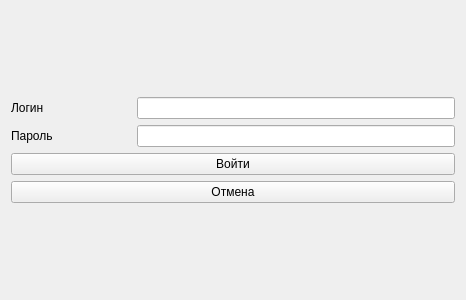
<?xml version="1.0" encoding="UTF-8"?>
<ui version="4.0">
 <class>Form</class>
 <widget class="QWidget" name="Form">
  <property name="geometry">
   <rect>
    <x>0</x>
    <y>0</y>
    <width>466</width>
    <height>300</height>
   </rect>
  </property>
  <property name="windowTitle">
   <string>Login</string>
  </property>
  <layout class="QGridLayout" name="gridLayout">
   <item row="0" column="0">
    <layout class="QVBoxLayout" name="verticalLayout">
     <item>
      <layout class="QHBoxLayout" name="horizontalLayout">
       <item>
        <widget class="QLabel" name="label">
         <property name="minimumSize">
          <size>
           <width>120</width>
           <height>20</height>
          </size>
         </property>
         <property name="maximumSize">
          <size>
           <width>120</width>
           <height>20</height>
          </size>
         </property>
         <property name="text">
          <string>Логин</string>
         </property>
        </widget>
       </item>
       <item>
        <widget class="QLineEdit" name="lineEdit_name"/>
       </item>
      </layout>
     </item>
     <item>
      <layout class="QHBoxLayout" name="horizontalLayout_2">
       <item>
        <widget class="QLabel" name="label_2">
         <property name="minimumSize">
          <size>
           <width>120</width>
           <height>20</height>
          </size>
         </property>
         <property name="maximumSize">
          <size>
           <width>120</width>
           <height>20</height>
          </size>
         </property>
         <property name="text">
          <string>Пароль</string>
         </property>
        </widget>
       </item>
       <item>
        <widget class="QLineEdit" name="lineEdit_password">
         <property name="echoMode">
          <enum>QLineEdit::Password</enum>
         </property>
        </widget>
       </item>
      </layout>
     </item>
     <item>
      <widget class="QPushButton" name="pushButton_login">
       <property name="text">
        <string>Войти</string>
       </property>
      </widget>
     </item>
     <item>
      <widget class="QPushButton" name="pushButton">
       <property name="text">
        <string>Отмена</string>
       </property>
      </widget>
     </item>
    </layout>
   </item>
  </layout>
 </widget>
 <resources/>
 <connections/>
</ui>
